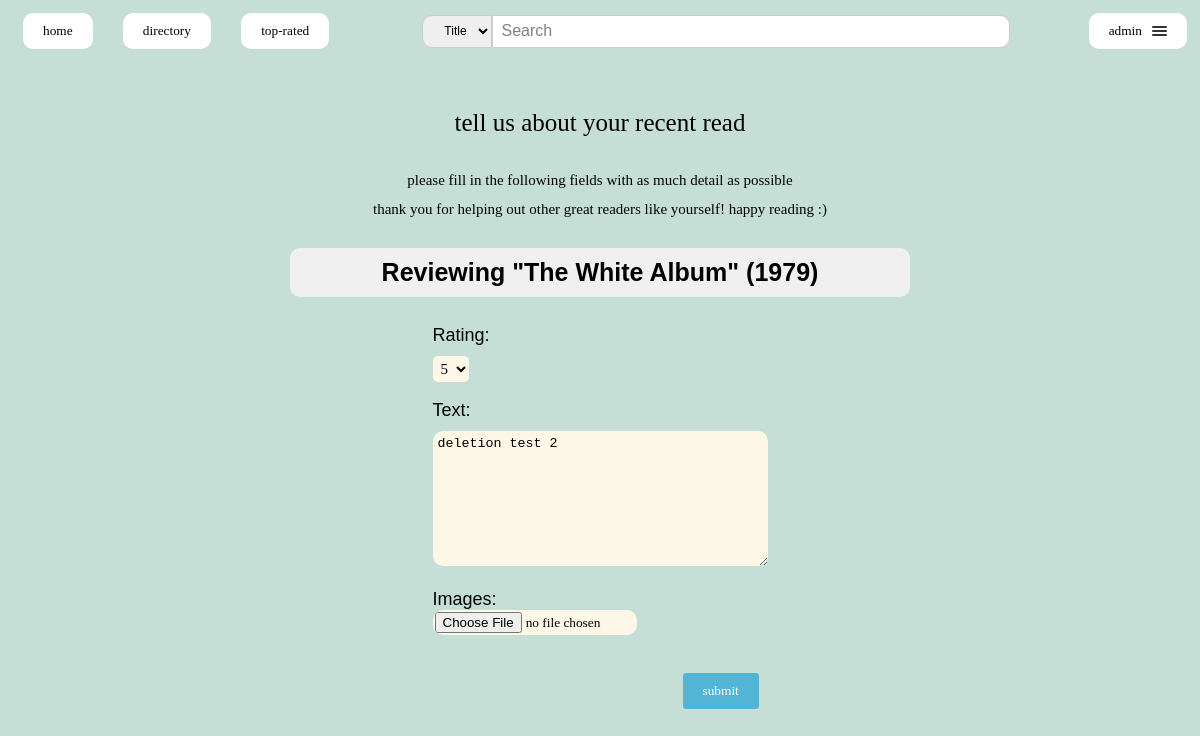
Page /books/2/review/edit (signed in) on the committed database.
### books/models.py (models this page shows, shortened)
class Book(models.Model):
    title = models.CharField(max_length=200, blank=False)
    author = models.CharField(max_length=200)
    pub_year = models.IntegerField(default=-1, blank=True)
    isbn = models.CharField(max_length=13, blank=True)
    olid = models.CharField(max_length=11, blank=True)
    num_pages = models.IntegerField(blank=True, null=True)

### reviews/models.py (models this page shows)
class Review(models.Model):
    user = models.ForeignKey(User, on_delete=models.CASCADE, blank=True)
    book = models.ForeignKey(Book, on_delete=models.CASCADE)
    rating = models.IntegerField(blank=False, default=0)
    text = models.CharField(blank=False,max_length=500)
    images = models.ImageField(upload_to='review_images/',blank=True)
    likes=models.ManyToManyField(User, related_name='liked_reviews', blank=True)
    dislikes=models.ManyToManyField(User, related_name='disliked_reviews', blank=True)

### reviews/views.py (the view)
# urls.py: path("<int:book_id>/review/edit", reviewsViews.EditReview, name="edit_review"),
@login_required
def EditReview(request, book_id):
    review = Review.objects.filter(user=request.user, book__id=book_id)[0]
    if request.method == "POST":
        form = ReviewForm(request.POST)
        if form.is_valid():
            review.rating = form.cleaned_data["rating"]
            review.text = form.cleaned_data["text"]
            review.save()
            return HttpResponseRedirect(reverse("books:view_book", args=(book_id,)))
    else:
        form = ReviewForm(initial={"rating": review.rating, "text": review.text})
    return render(request, "reviews/review_book.html", {"form": form, "book": Book.objects.get(pk=book_id)})

### reviews/forms.py
class ReviewForm(forms.Form):
    rating_choices = [(i, str(i)) for i in range(1, 6)]  # Create a list of choices from 1 to 5
    rating = forms.ChoiceField(choices=rating_choices, widget=forms.Select(attrs={'class': 'custom-select'}))
    text = forms.CharField(max_length=500, widget=forms.Textarea(attrs={'class': 'custom-textarea'}))
    images = forms.ImageField(required=False, widget=forms.ClearableFileInput(attrs={'class': 'custom-file-input'}))

### templates/reviews/review_book.html (shortened to what this page needs)
{% extends "base.html" %}
{% block content %}
  <h1 class = "recent-read">tell us about your recent read</h1>
  <h2 class = "fields-detail">please fill in the following fields with as much detail as possible</h2>
  <h2 class = "fields-detail">thank you for helping out other great readers like yourself! happy reading :)</h2>
  <h4 class = "review-book">Reviewing "{{book.title}}" ({{book.pub_year}})</h4>
  <div class="review">
    <form class = "rev-b" method="post">
      {% for field in form %}
        <p>
          {{ field.label_tag }}<br>
          {{ field }}
        </p>
      {% endfor %}
      <button type="submit" class="sub-button">submit</button>
    </form>
  </div>
{% endblock %}

### templates/nav.html (shortened to what this page needs)
<nav>
    <span class="menu-items">
        <a href="{% url 'books:home_page' %}">
            <button type="home" class="nav-button">Home</button>
        </a>
        <a href="{% url 'books:list_books' %}">
            <button type="books" class="nav-button">Directory</button>
        </a>
        <a href="{% url 'books:top_ten' %}">
            <button type="rating" class="nav-button">Top-Rated</button>
        </a>
    </span>
    <span class="search-bar">
        <form id="search-bar"  method="GET" action="{% url 'books:search_books' %}">
            <select name="field" id="field">
                <option value="title" {% if field == 'title'%} selected {% endif %}>Title</option>
              </select>
            <input type="text" name="query" id="search-input" placeholder="Search" {% if query %}value="{{query}}"{% endif %} />
        </form>
    </span>
    <span class="login-status">
        {% if user.is_authenticated %}
        <div class="dropdown">
            <button class="hamburger-menu-button" type="button" id="dropdownMenuButton" data-toggle="dropdown" aria-haspopup="true" aria-expanded="false">
                <span class="text">{{user.username}}</span>
                <span class="hamburger">
                    <div class="hamburger-icon"></div>
                    <div class="hamburger-icon"></div>
                    <div class="hamburger-icon"></div>
                </span>
            </button>
        </div>
        {% else %}
        <a href="{% url 'users:signup' %}">
            <button type="signup" class="nav-button">Sign Up</button></a>
        <a href="{% url 'users:login'%}">
            <button type="login" class="nav-button">Login</button>
        </a>
        {% endif %}
    </span>
</nav>

### static/css/signup.css (style rules this page uses)
form label { font-family: Verdana, Geneva, Tahoma, sans-serif; font-weight:500; }
form input[type="text"], form input[type="email"], form input[type="password"] { margin-top: 10px; width: 250px; padding: 5px; border: 1px solid #ccc; border-radius: 5px; display:inline-block; }
form button[type="submit"] { margin-top:20px; padding: 10px 20px; background-color: rgb(83, 181, 214); color: white; border: none; border-radius: 3px; cursor: pointer; }

### static/css/nav.css (style rules this page uses)
nav { padding: 5px; padding-bottom: 20px; font-family: system-ui, -apple-system, BlinkMacSystemFont, 'Segoe UI', Roboto, Oxygen, Ubuntu, Cantarell, 'Open Sans', 'Helvetica Neue', sans-serif; font-size: 20px; text-transform: lowercase; display: flex; justify-content: space-between; align-items: center; }
.login-status { float: right; }
.menu-items a { margin-left: 10px; margin-right: 10px; display: inline-block; }
.nav-button { display: inline-block; font-family: Verdana; text-transform: lowercase; color: black; background-color: white; margin-right: 5px; padding: 10px 20px; border: none; border-radius: 10px; text-align: center; text-decoration: none; cursor: pointer; }
.hamburger-menu-button { display: flex; align-items: center; background-color: white; text-transform: lowercase; border: none; font-family: Verdana; border-radius: 10px; cursor: pointer; padding: 10px 20px; border: none; border-radius: 10px; text-align: center; text-decoration: none; cursor: pointer; }
.text { padding-right: 10px; }
.hamburger-icon { width: 15px; height: 2px; background-color: #333; margin: 2px 0; border-radius: 1px; }
.search-bar { display: inline-block; }
.search-bar form { display: flex; align-items: center; }
.search-bar input[type="text"] { margin-top: 0px; padding: 8px; border: 1px solid #ccc; border-radius: 0px 10px 10px 0px; min-width: 500px; height: 15px; font-size: 16px; }
.search-bar input[type="text"]::placeholder { color: grey; font: Verdana; }
.search-bar select { text-align: center; height: 33px; padding: 4px 2px 4px 10px; font-size: 12px; border-radius: 10px 0px 0px 10px; border: 1px solid #ccc; }

### static/css/stars.css (style rules this page uses)
:root { --star-color: #fff; --star-background: #DAA520; }

### static/css/base.css (style rules this page uses)
body { background-color: #c6dfd6; }

### static/css/review_book.css (style rules this page uses)
.recent-read { padding: 5px; padding-bottom: 18px; font-family: Verdana; text-transform: lowercase; text-align: center; font-weight: normal; font-size: 25px; }
.fields-detail { font-family: Verdana; font-size: 15px; text-transform: lowercase; text-align: center; font-weight: normal; }
.review-book { padding:10px; font-family: 'Trebuchet MS', 'Lucida Sans Unicode', 'Lucida Grande', 'Lucida Sans', Arial, sans-serif; text-align: center; font-size: 25px; background-color: #F0F0F0; border-radius: 10px; max-width: 600px; margin: 0 auto; margin-top: 30px; }
.review { padding-top:10px; display: flex; justify-content: center; align-items: center; }
.rev-b { margin-bottom: 5px; font-family: Verdana; font-size: 18px; }
.sub-button { display: inline-block; font-family: Verdana; text-transform: lowercase; color: black; background-color: #FDF7E8; margin-top: 5px; margin-left:250px; padding: 10px 20px; border: none; border-radius: 10px; text-align: center; text-decoration: none; cursor: pointer; }
.custom-select { margin-top:10px; font-size:15px; font-family: Verdana; background-color: #FDF7E8; border:none; border-radius: 5px; padding:4px; }
.custom-textarea { margin-top: 10px; max-width: 325px; max-height: 125px; min-width: 100px; min-height: 50px; background-color: #FDF7E8; border:none; border-radius: 10px; padding:5px; }
.custom-file-input { font-family: Verdana; text-transform: lowercase; cursor: pointer; background-color: #FDF7E8; border-radius: 1px; border-radius: 10px; padding:2px; max-width:200px; }

### static/css/user_profile.css (style rules this page uses)
form { align-items: center; justify-content: center; }

### rows in the picture
Book: title "The White Album", pub_year "1979"
Review: form "5" "deletion test 2"

### other values in the picture
{{ user.username }} "admin"
{{ field.label_tag }} "Rating:" "Text:" "Images:"
